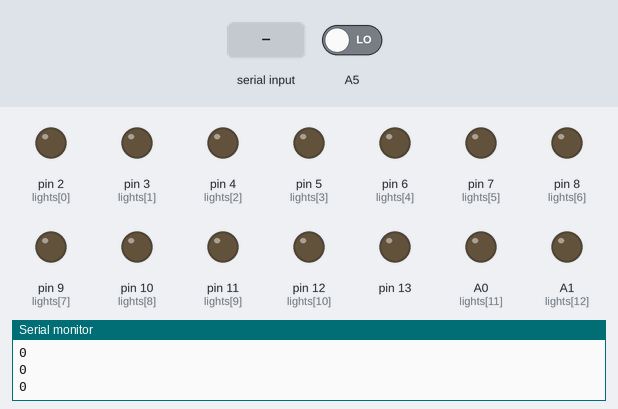
A sketch run on a simulated Arduino Nano, built with avr-gcc and run on an emulated ATmega328P. On the bench: output pins drawn as LEDs (lit = HIGH), the last lines printed to the serial monitor. The test bench sets the inputs (shaded band); at power-on: A5 LOW.

Above: at 1.2 s.
1.3 s: "A" received over Serial
At 3.5 s:
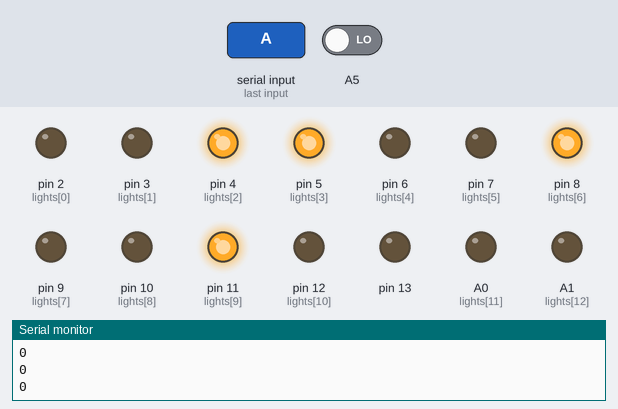
3.8 s: A5 driven HIGH
At 5.0 s:
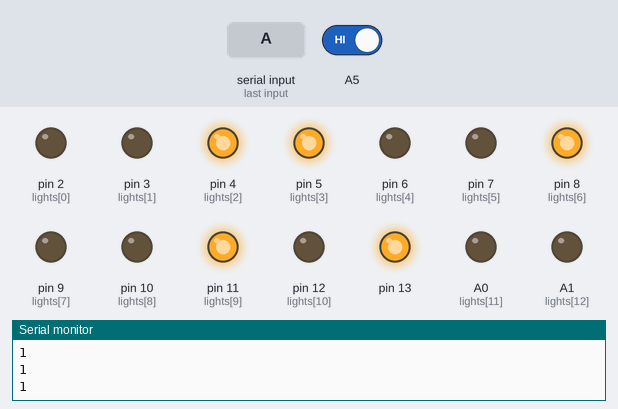
5.3 s: "F" received over Serial
At 5.7 s:
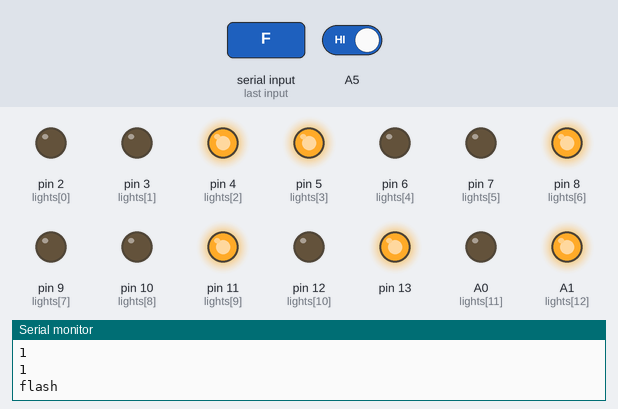
7.3 s: "B" received over Serial
At 9.0 s:
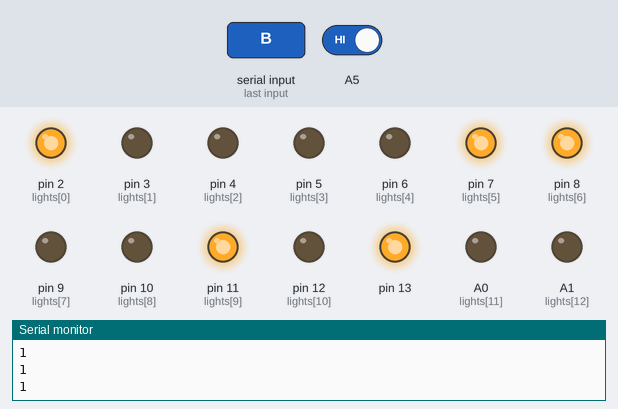
9.8 s: A5 driven LOW
At 10.3 s:
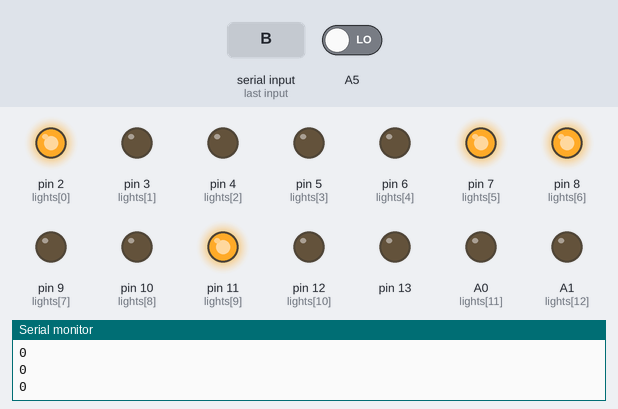
11.3 s: "C" received over Serial
At 13.8 s:
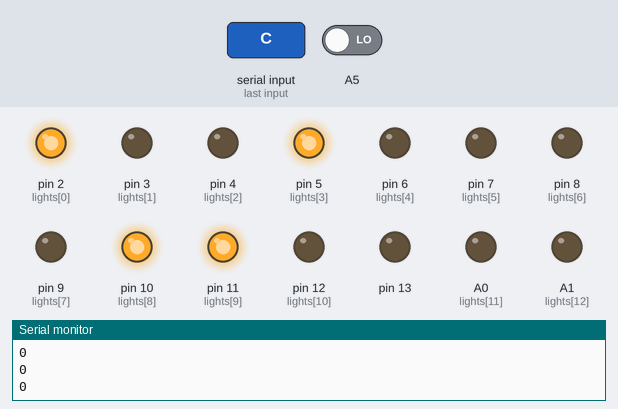
Timing chart, 0 to 14.8 s (numbered marks = the images above; inputs shaded):
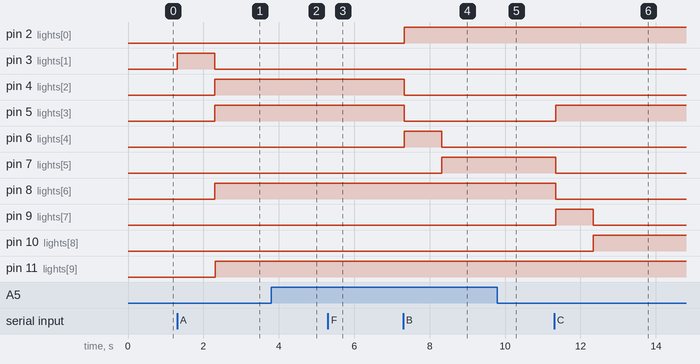

The sketch:

receiver.ino
```cpp
char mystr[60]; //Initialized variable to store recieved data
String str;

int signal1[][12]={{0,0,1,1,0,0,1,0,0,1,0,0},{1,0,0,0,0,1,1,0,0,1,0,0},{1,0,0,1,0,0,0,0,1,1,0,0},{1,0,0,1,0,0,1,0,0,0,0,1},{0,1,1,1,0,0,1,0,0,1,0,0}};
int lights[]={2,3,4,5,6,7,8,9,10,11,12,A0,A1,A2,A3,A4};

void setup() {
  // Begin the Serial at 9600 Baud
  Serial.begin(115200);
  for(int i=0;i<16;i++)
    pinMode(lights[i],OUTPUT);
  pinMode(A5,INPUT);
  pinMode(A6,OUTPUT);
  pinMode(13,OUTPUT);
  digitalWrite(13,HIGH);
}
String msg;
void loop() {
  Serial.println(digitalRead(A5));
  digitalWrite(13,digitalRead(A5));
  while(Serial.available())
    {
      char ch=Serial.read();
      msg.concat(ch);

      if(ch=='F')
      {
        Serial.println("flash");
        digitalWrite(A1,HIGH);
        delay(500);
        digitalWrite(A1,LOW);
      }

    }
    if(msg.startsWith("A"))
      controlsignals(0);
    if(msg.startsWith("B"))
      controlsignals(1);
    if(msg.startsWith("C"))
      controlsignals(2);
    if(msg.startsWith("D"))
      controlsignals(3);
    if(msg.startsWith("G"))
      controlsignals(4);

    delay(100) ;
    msg="" ;

}


void controlsignals(int side)
{
  Serial.println(side);
  for(int i=0;i<12;i++)
      {
        if(side==0)
          digitalWrite(A0,0);
        if(signal1[side][i]==1 && (i+1)%3==0)
        {
          digitalWrite(lights[i-1],HIGH);
          delay(1000);
          digitalWrite(lights[i-1],LOW);
        }
        digitalWrite(lights[i],signal1[side][i]);
        Serial.println("light "+ (String)i +" is "+(String)signal1[side][i]);
      }

}
```

Measured:
- after the input at 1.3 s, pin 3 (lights[1]): LOW → HIGH at once, → LOW 1.0 s later; pin 4 (lights[2]), pin 5 (lights[3]), pin 8 (lights[6]), pin 11 (lights[9]): LOW → HIGH after 1.0 s
- after the input at 3.8 s, pin 13: LOW → HIGH at once
- after the input at 5.3 s, A1 (lights[12]): LOW → HIGH at once, → LOW 0.50 s later
- after the input at 7.3 s, pin 2 (lights[0]): LOW → HIGH at once; pin 4 (lights[2]), pin 5 (lights[3]): HIGH → LOW at once; pin 6 (lights[4]): LOW → HIGH at once, → LOW 1.0 s later; pin 7 (lights[5]): LOW → HIGH after 1.0 s
- after the input at 9.8 s, pin 13: HIGH → LOW at once
- after the input at 11.3 s, pin 5 (lights[3]): LOW → HIGH at once; pin 7 (lights[5]), pin 8 (lights[6]): HIGH → LOW at once; pin 9 (lights[7]): LOW → HIGH at once, → LOW 1.0 s later; pin 10 (lights[8]): LOW → HIGH after 1.0 s
